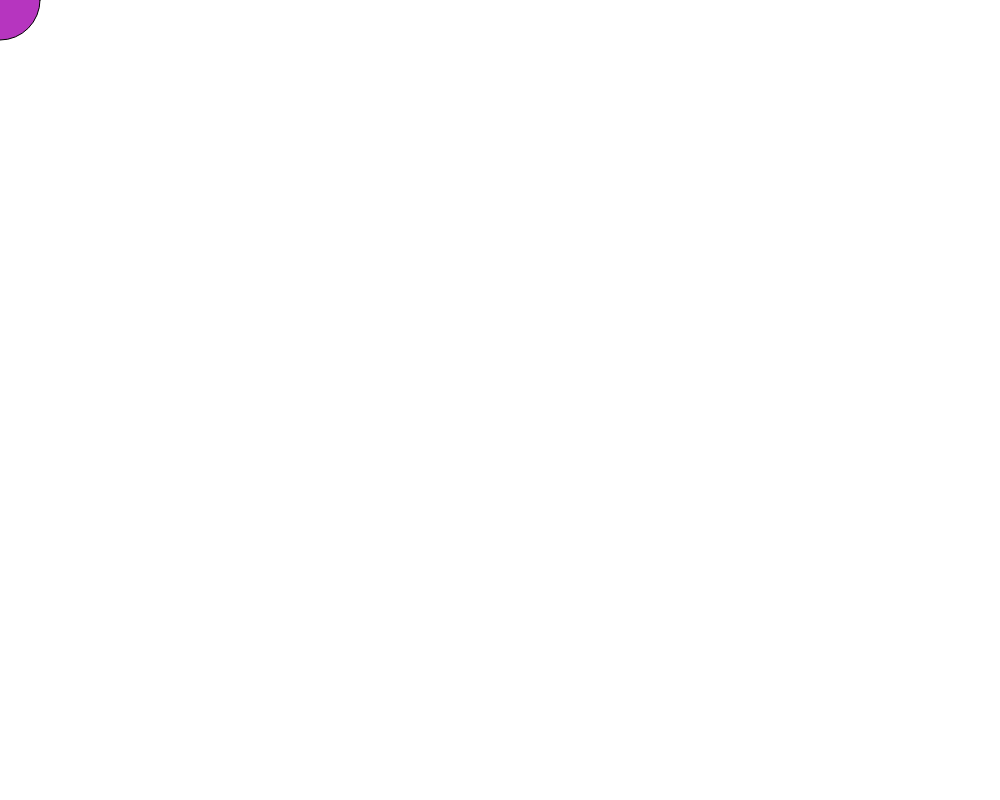
Frame 1 (no input)
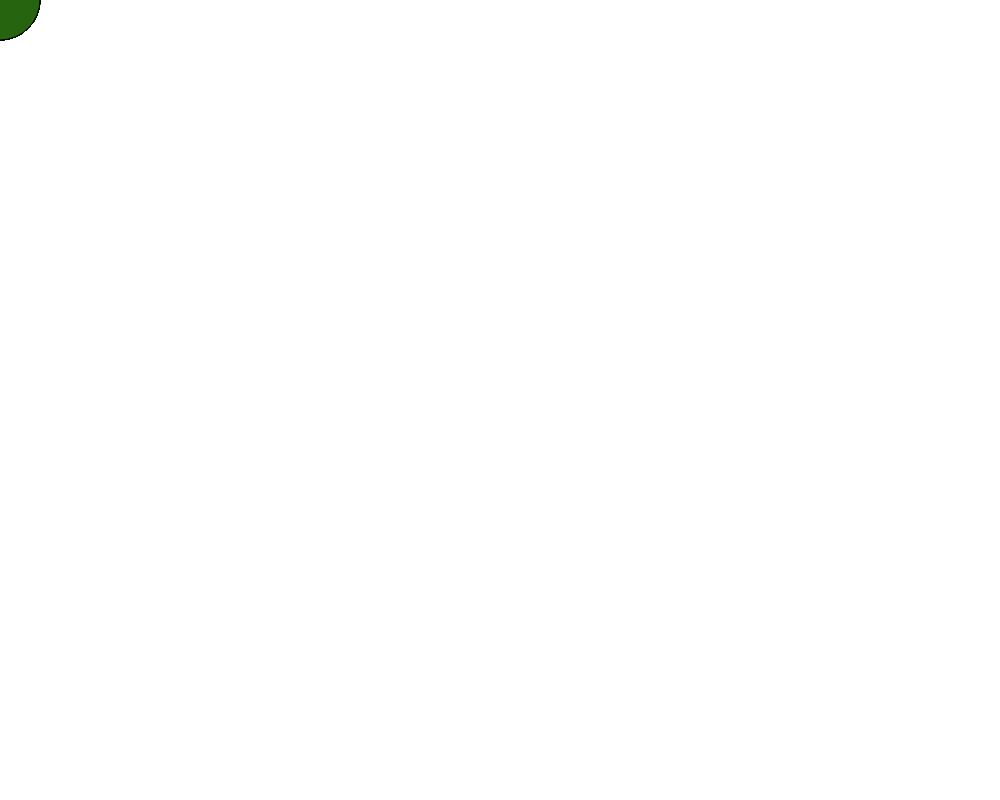
Frame 60 (no input)
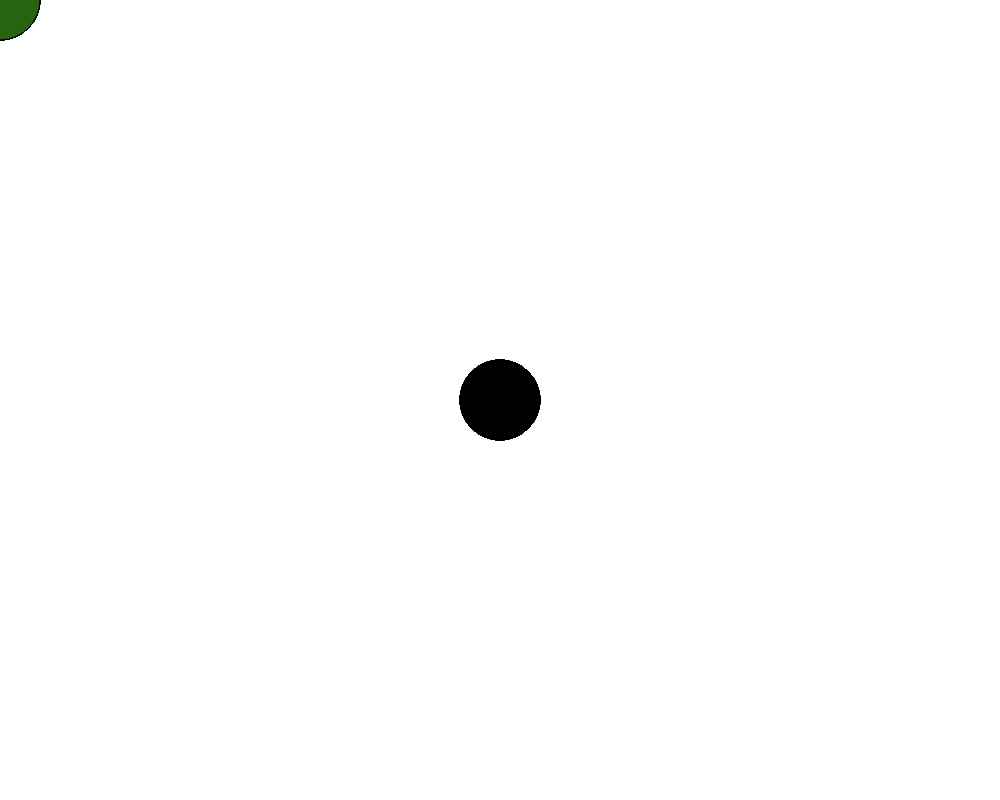
Frame 120 (the mouse pressed at the canvas centre since frame 60)

The p5.js sketch that drew these frames (run headless with seeded random() and noise() and a simulated clock; from frame 60 on, the mouse is pressed at the canvas centre):

// p5.js sketch
// ── sketch.js
function setup() {
	createCanvas(1000,800);
}

function draw() {
	if (mouseIsPressed){
		fill(0);
	}else{
		var red = random(255);
		var green = random(255);
		var blue = random(255);
		fill(red, green, blue);
	}
  ellipse(mouseX,mouseY,80,80);
}
